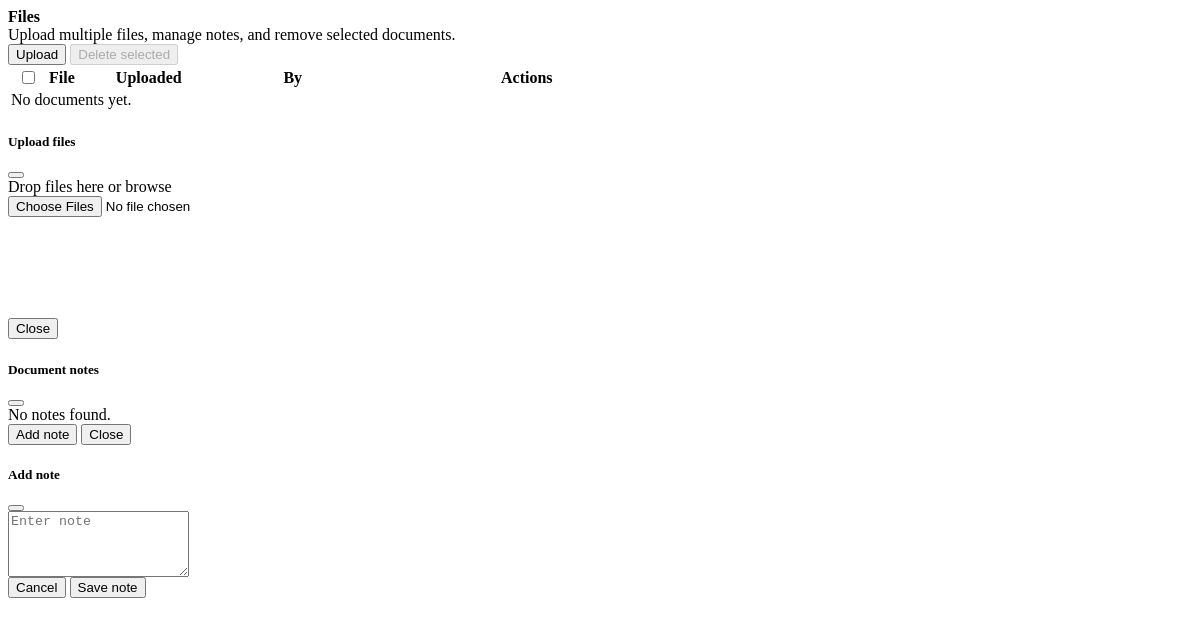
The app's page /prospects/detail/1434/documents/v2/list/ (signed in), older data.
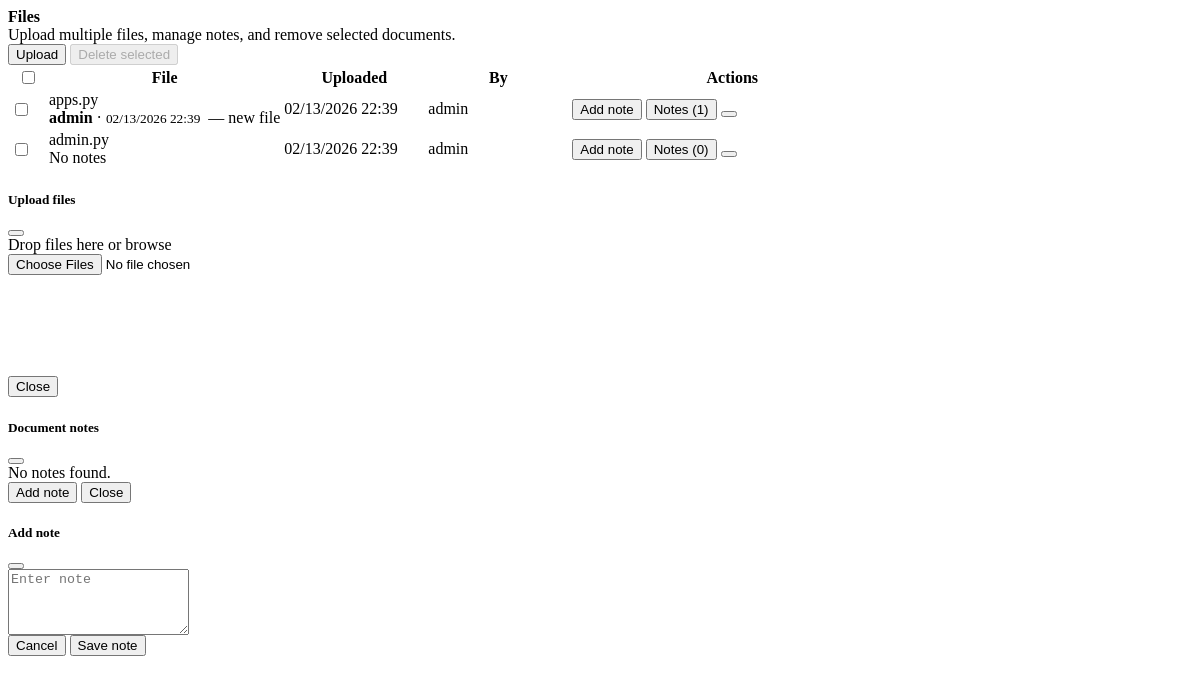
The same page, newer data.
### apps/prospects/models.py (models this page shows, shortened)
class ProspectDocument(models.Model):
    prospect = models.ForeignKey(Prospect, on_delete=models.CASCADE, related_name="documents")
    file = models.FileField(upload_to=prospect_document_upload_to)
    name = models.CharField(max_length=255, blank=True)
    uploaded_by = models.ForeignKey(User, on_delete=models.SET_NULL, null=True, blank=True)
    uploaded_at = models.DateTimeField(auto_now_add=True)
    size = models.PositiveIntegerField(null=True, blank=True)
    content_type = models.CharField(max_length=255, blank=True, default="")
    class Meta:
        ordering = ["-uploaded_at"]
    def filename(self):
        return self.file.name.split("/")[-1]

class ProspectDocumentNote(models.Model):
    document = models.ForeignKey(ProspectDocument, on_delete=models.CASCADE, related_name="notes")
    content = models.TextField()
    created_by = models.ForeignKey(User, on_delete=models.SET_NULL, null=True, blank=True)
    created_at = models.DateTimeField(auto_now_add=True)
    class Meta:
        ordering = ["-created_at"]

### apps/prospects/views.py (the view)
# urls.py: path("detail/<int:pk>/documents/v2/list/", views.prospect_documents_list_v2, name="documents_list_v2"),
@login_required
@require_http_methods(["GET"])
def prospect_documents_list_v2(request, pk):
    prospect = get_object_or_404(Prospect, pk=pk)
    if not request.user.profile.can_view_prospects and not request.user.profile.is_admin:
        return HttpResponseForbidden()
    docs = prospect.documents.all().select_related('uploaded_by').prefetch_related('notes__created_by')
    html = render_to_string('prospects/_documents_content_v2.html', {'docs': docs, 'object': prospect}, request=request)
    return HttpResponse(html)

### apps/accounts/models.py (called while the page is built)
    @property
    def can_view_prospects(self):
        return self.role in {self.ROLE_PROSPECTS_ONLY, self.ROLE_BOTH, self.ROLE_ADMIN}

    @property
    def is_admin(self):
        return self.role == self.ROLE_ADMIN or self.user.is_superuser

### templates/prospects/_documents_content_v2.html (shortened to what the changed rows need)
<div class="mb-3">
  <div class="table-responsive">
    <table class="table table-sm table-hover mb-0">
      <thead>
        <tr>
          <th style="width:34px;"><input type="checkbox" id="df2-select-all" /></th>
          <th>File</th>
          <th style="width:140px;">Uploaded</th>
          <th style="width:140px;">By</th>
          <th style="width:320px;" class="text-end">Actions</th>
        </tr>
      </thead>
      <tbody>
        {% for doc in docs %}
        <tr data-doc-id="{{ doc.pk }}">
          <td><input type="checkbox" class="df2-select-doc" data-id="{{ doc.pk }}" /></td>
          <td>
            <div class="filename">{{ doc.name|default:doc.filename }}</div>
            {% with latest=doc.notes.all.0 %}
              {% if latest %}
                <div class="small text-muted mt-1">
                  <strong>{% if latest.created_by %}{{ latest.created_by.get_full_name|default:latest.created_by.username }}{% else %}System{% endif %}</strong>
                  &middot; <small>{{ latest.created_at|date:"m/d/Y H:i" }}</small>
                  &nbsp;&mdash;&nbsp;{{ latest.content|truncatechars:90 }}
                </div>
              {% else %}
                <div class="small text-muted mt-1">No notes</div>
              {% endif %}
            {% endwith %}
          </td>
          <td class="text-muted">{{ doc.uploaded_at|date:"m/d/Y H:i" }}</td>
          <td class="text-muted">{% if doc.uploaded_by %}{{ doc.uploaded_by.get_full_name|default:doc.uploaded_by.username }}{% else %}System{% endif %}</td>
          <td class="text-end">
            <div class="d-flex gap-2 justify-content-end align-items-center flex-nowrap">
              <button type="button" class="btn btn-outline-success btn-sm df2-open-add-note" data-id="{{ doc.pk }}" title="Add note">
                 Add note
              </button>
              <button type="button" class="btn btn-outline-primary btn-sm df2-view-notes" data-id="{{ doc.pk }}" title="View notes">
                 Notes ({{ doc.notes.count }})
              </button>
              <button type="button" class="btn btn-outline-danger btn-sm df2-delete-single" data-id="{{ doc.pk }}" title="Delete file">
              </button>
            </div>
          </td>
        </tr>
        {% empty %}
        <tr><td colspan="5" class="text-center text-muted py-3">No documents yet.</td></tr>
        {% endfor %}
      </tbody>
    </table>
  </div>
</div>

Row changes from the older to the newer data that the page shows:
added ProspectDocument: name "apps.py", notes.all.0.created_by.get_full_name "admin", notes.all.0.created_at "02/13/2026 22:39", notes.all.0.content "new file", uploaded_at "02/13/2026 22:39", uploaded_by.get_full_name "admin", notes.count "1"
added ProspectDocument: name "admin.py", shows "No notes", uploaded_at "02/13/2026 22:39", uploaded_by.get_full_name "admin", notes.count "0"
Text that changed along with them:
text no longer shown: "No documents yet."
